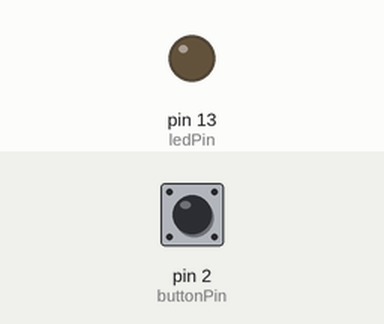
This sketch was run on a simulated Arduino Uno, built with avr-gcc and run on an emulated ATmega328P. Parts: output pins drawn as LEDs (lit = HIGH). Inputs (shaded band) come from the test bench; at power-on: pin 2 (buttonPin) LOW. What the sketch prints to the serial monitor is not drawn.

Above: at 1.2 s.
1.3 s: pin 2 (buttonPin) pulled HIGH for 0.15 s
At 1.37 s:
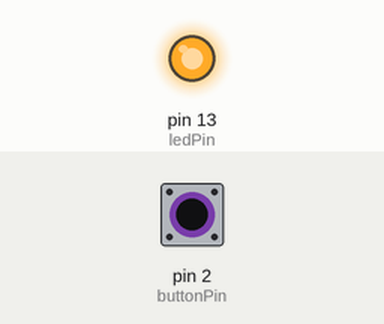
2.9 s: pin 2 (buttonPin) pulled HIGH for 3.2 s
At 7.1 s:
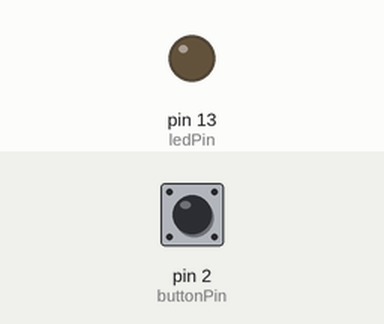
Timing chart, 0 to 8.6 s (numbered marks = the images above; inputs shaded):
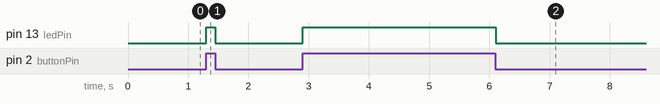

Measured:
- after the input at 1.3 s, pin 13 (ledPin): LOW → HIGH at once, → LOW 0.15 s later
- after the input at 2.9 s, pin 13 (ledPin): LOW → HIGH at once, → LOW 3.2 s later

The sketch:

sketch_may16a.ino
```cpp
const int buttonPin=2;
const int ledPin=13;

int buttonstatus=0;
int pushButton = 2;


void setup() {
  // put your setup code here, to run once:
pinMode(ledPin,OUTPUT);
pinMode(buttonPin,INPUT);
 digitalWrite(buttonPin,HIGH);
   // initialize serial communication at 9600 bits per second:
  Serial.begin(9600);
  // make the pushbutton's pin an input:
  pinMode(pushButton, INPUT);

}

void loop() {
  // put your main code here, to run repeatedly:
buttonstatus=digitalRead(buttonPin);

if(buttonstatus==HIGH){

  digitalWrite(ledPin,HIGH);
}
else{

  digitalWrite(ledPin,LOW);


  }
  // read the input pin:
  int buttonState = digitalRead(pushButton);
  // print out the state of the button:
  Serial.println(buttonState);
  delay(1);        // delay in between reads for stability

}
```
